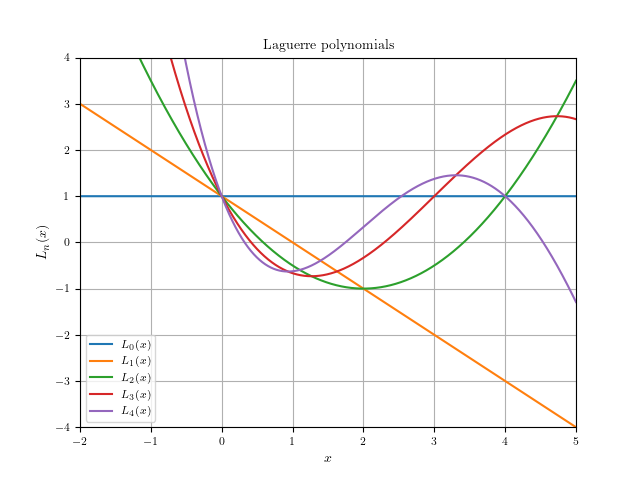

This chart was generated by the following Python code:
#!/usr/bin/env python
# File: laguerre.py
# Name: D.Saravanan
# Date: 31/08/2021

""" Script to calculate and plot Laguerre polynomials """

import numpy as np
from scipy.special import laguerre
import matplotlib
matplotlib.rcParams['pgf.texsystem'] = 'pdflatex'
matplotlib.rcParams.update({'font.family': 'serif', 'font.size': 8,
    'axes.labelsize': 10, 'axes.titlesize': 10, 'figure.titlesize': 10})
matplotlib.rcParams['text.usetex'] = True
import matplotlib.pyplot as plt
matplotlib.use('Agg')

fig, ax = plt.subplots()

for n in range(5):

    Ln = laguerre(n)

    x = np.arange(-4, 7, 0.00001)
    y = Ln(x)

    ax.plot(x, y, label=r'$L_{}(x)$'.format(n))

ax.set(xlabel=r'$x$', ylabel=r'$L_{n}(x)$', xlim=(-2,5), ylim=(-4,4))
ax.set_title(r'Laguerre polynomials')
ax.grid(); ax.legend()
plt.savefig('laguerre.pdf')
